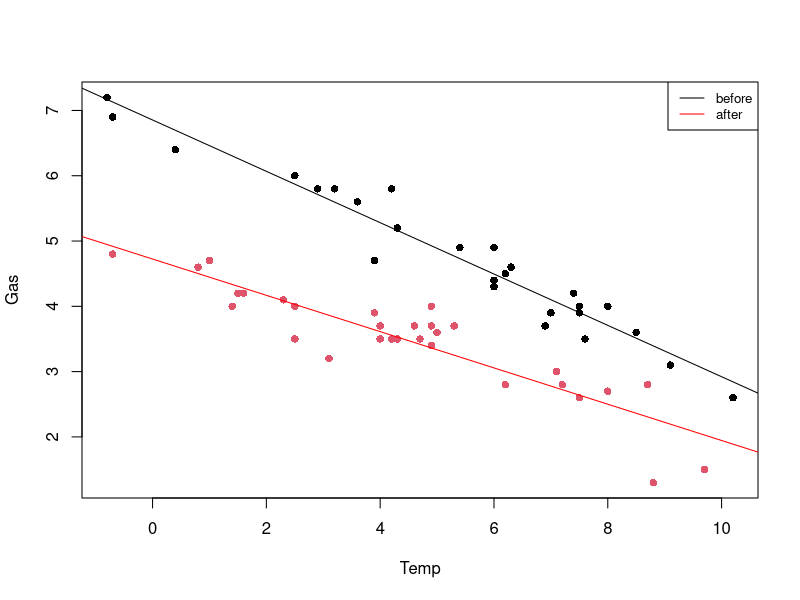

This chart was generated by the following R code:
library(MASS)
data(whiteside)

# Zuerst stellen wir die Daten in einem geeigneten Streudiagramm dar.
# Tragen Sie Gas auf der y-Achse und Temp auf der x-Achse auf. Zusätzlich
# färben Sie die Datenpunkte bezüglich der Variable Insul ein. Beschreiben
# Sie den Zusammenhang.

plot(Gas ~ Temp, data = whiteside, col = Insul, pch = 16)
b.fit <- lm(Gas ~ Temp, data = whiteside[whiteside$Insul == "Before",])
abline(b.fit, col = 'black')
a.fit <- lm(Gas ~ Temp, data = whiteside[whiteside$Insul == "After",])
abline(a.fit, col = 'red')
legend("topright", legend=c("before", "after"), col=c("black", "red"), lty=c(1, 1), cex=0.8)

